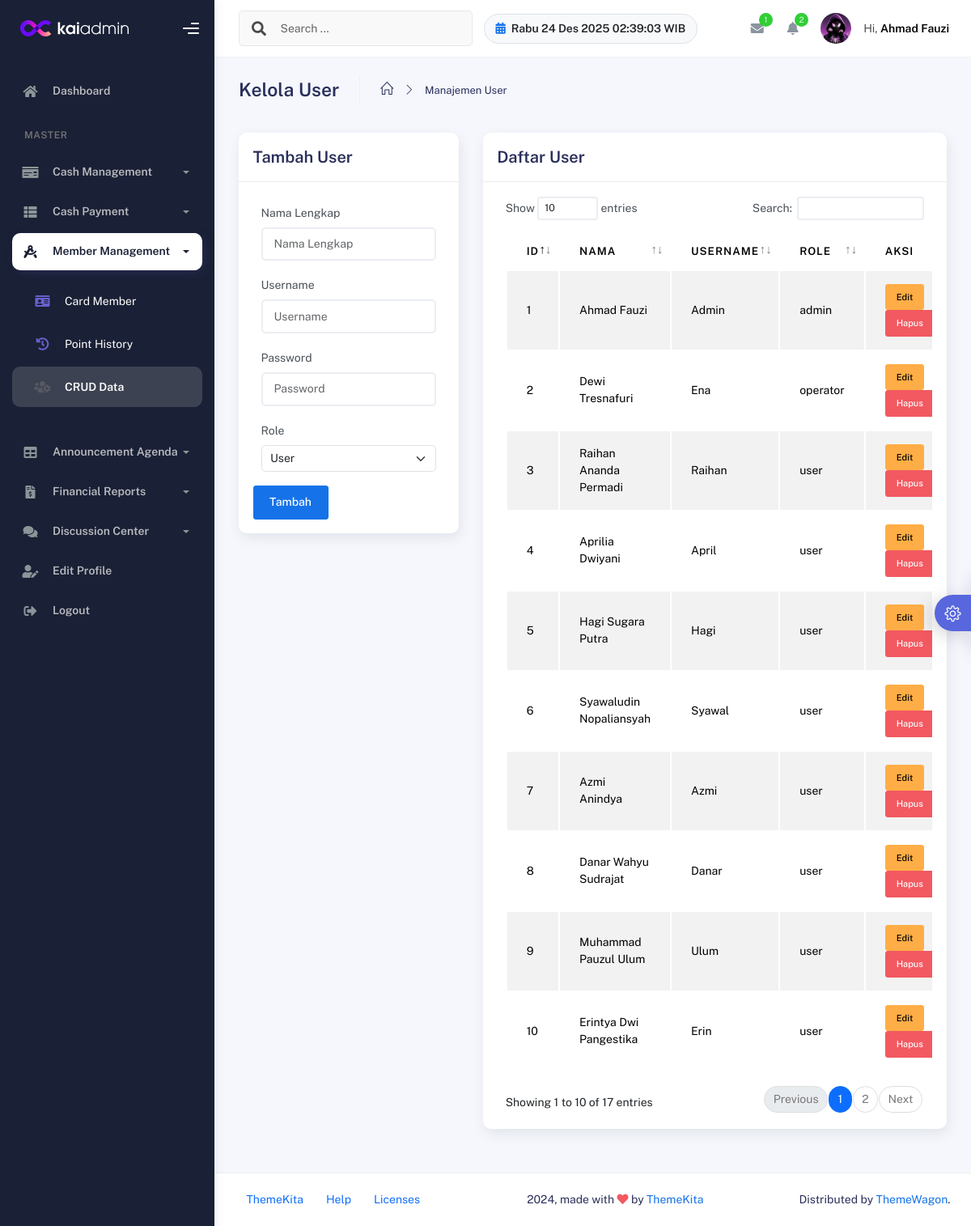
Screenshot of /operator/kelola_user.php (signed in) with the database file from the repository.
### tables this page shows
CREATE TABLE `user` (
  `id_user` int NOT NULL,
  `nama_lengkap` varchar(100) NOT NULL,
  `username` varchar(50) NOT NULL,
  `password` varchar(255) NOT NULL,
  `role` enum('admin','operator','user') NOT NULL,
  `status` enum('aktif','nonaktif') DEFAULT 'aktif',
  `profile_picture` varchar(255) DEFAULT NULL,
  `created_at` timestamp NULL DEFAULT CURRENT_TIMESTAMP,
  `background_picture` varchar(255) DEFAULT NULL
);

### operator/kelola_user.php (the view, shortened to what this page needs)
<?php
include '../config/database.php';
$result = $conn->query("SELECT id_user, nama_lengkap, username, role FROM user ORDER BY id_user DESC");
?>
<!DOCTYPE html>
<html lang="id">
<head>
    <link rel="stylesheet" href="../assets/css/bootstrap.min.css" />
    <link rel="stylesheet" href="../assets/css/plugins.min.css" />
    <link rel="stylesheet" href="../assets/css/kaiadmin.min.css" />
    <link rel="stylesheet" href="../assets/css/demo.css" />
</head>
<body>
    <div class="wrapper">
        <?php include 'layout_operator/sidebar.php'; ?>
        <div class="main-panel">
            <div class="main-header">
                <?php include 'layout_operator/navbar.php'; ?>
            </div>
            <div class="container">
                <div class="page-inner">
                    <div class="page-header">
                        <h3 class="fw-bold mb-3">Kelola User</h3>
                        <ul class="breadcrumbs mb-3">
                            <li class="nav-home"><a href="#"><i class="icon-home"></i></a></li>
                            <li class="separator"><i class="icon-arrow-right"></i></li>
                            <li class="nav-item"><a href="#">Manajemen User</a></li>
                        </ul>
                    </div>
                    <div class="row">
                        <div class="col-md-4">
                            <div class="card">
                                <div class="card-header">
                                    <div class="card-title">Tambah User</div>
                                </div>
                                <div class="card-body">
                                    <form method="post" id="form-tambah">
                                        <div class="form-group"><label>Nama Lengkap</label><input type="text" name="nama_lengkap" class="form-control" placeholder="Nama Lengkap" required></div>
                                        <div class="form-group"><label>Username</label><input type="text" name="username" class="form-control" placeholder="Username" required></div>
                                        <div class="form-group"><label>Password</label><input type="password" name="password" class="form-control" placeholder="Password" required></div>
                                        <div class="form-group"><label>Role</label><select name="role" class="form-select">
                                                <option value="user">User</option>
                                            </select></div>
                                        <div class="mt-2"><button type="submit" class="btn btn-primary">Tambah</button></div>
                                    </form>
                                </div>
                            </div>
                        </div>
                        <div class="col-md-8">
                            <div class="card">
                                <div class="card-header">
                                    <div class="card-title">Daftar User</div>
                                </div>
                                <div class="card-body">
                                    <div class="table-responsive">
                                        <table id="kelola-user-table" class="display table table-striped table-hover" style="width:100%">
                                            <thead>
                                                <tr>
                                                    <th>ID</th>
                                                    <th>Nama</th>
                                                    <th>Username</th>
                                                    <th>Role</th>
                                                    <th>Aksi</th>
                                                </tr>
                                            </thead>
                                            <tbody>
                                                <?php while ($row = $result->fetch_assoc()) { ?>
                                                    <tr>
                                                        <td><?= $row['id_user']; ?></td>
                                                        <td><?= htmlspecialchars($row['nama_lengkap']); ?></td>
                                                        <td><?= htmlspecialchars($row['username']); ?></td>
                                                        <td><?= htmlspecialchars($row['role']); ?></td>
                                                        <td>
                                                            <button class="btn btn-sm btn-warning edit-user-btn"
                                                                data-bs-toggle="modal"
                                                                data-bs-target="#editUserModal"
                                                                data-id="<?= $row['id_user']; ?>"
                                                                data-nama="<?= htmlspecialchars($row['nama_lengkap']); ?>"
                                                                data-username="<?= htmlspecialchars($row['username']); ?>"
                                                                data-role="<?= htmlspecialchars($row['role']); ?>">
                                                                Edit
                                                            </button>
                                                            <a href="kelola_user.php?hapus=<?= $row['id_user']; ?>" class="btn btn-sm btn-danger delete-user-btn">Hapus</a>
                                                        </td>
                                                    </tr>
                                                <?php } ?>
                                            </tbody>
                                        </table>
                                    </div>
                                </div>
                            </div>
                        </div>
                    </div>
                </div>
            </div>
            <?php include 'layout_operator/footer.php'; ?>
        </div>
    </div>
</body>
</html>

### rows the page displays
user: id_user "10", nama_lengkap "Erintya Dwi Pangestika", username "Erin", role "user"
user: id_user "9", nama_lengkap "Muhammad Pauzul Ulum", username "Ulum", role "user"
user: id_user "8", nama_lengkap "Danar Wahyu Sudrajat", username "Danar", role "user"
user: id_user "7", nama_lengkap "Azmi Anindya", username "Azmi", role "user"
user: id_user "6", nama_lengkap "Syawaludin Nopaliansyah", username "Syawal", role "user"
user: id_user "5", nama_lengkap "Hagi Sugara Putra", username "Hagi", role "user"
user: id_user "4", nama_lengkap "Aprilia Dwiyani", username "April", role "user"
user: id_user "3", nama_lengkap "Raihan Ananda Permadi", username "Raihan", role "user"
user: id_user "2", nama_lengkap "Dewi Tresnafuri", username "Ena", role "operator"
user: id_user "1", nama_lengkap "Ahmad Fauzi", username "Admin", role "admin"

### other values shown
$message_total "1"
$notif_count "2"
$_SESSION['nama_lengkap'] "Ahmad Fauzi"
